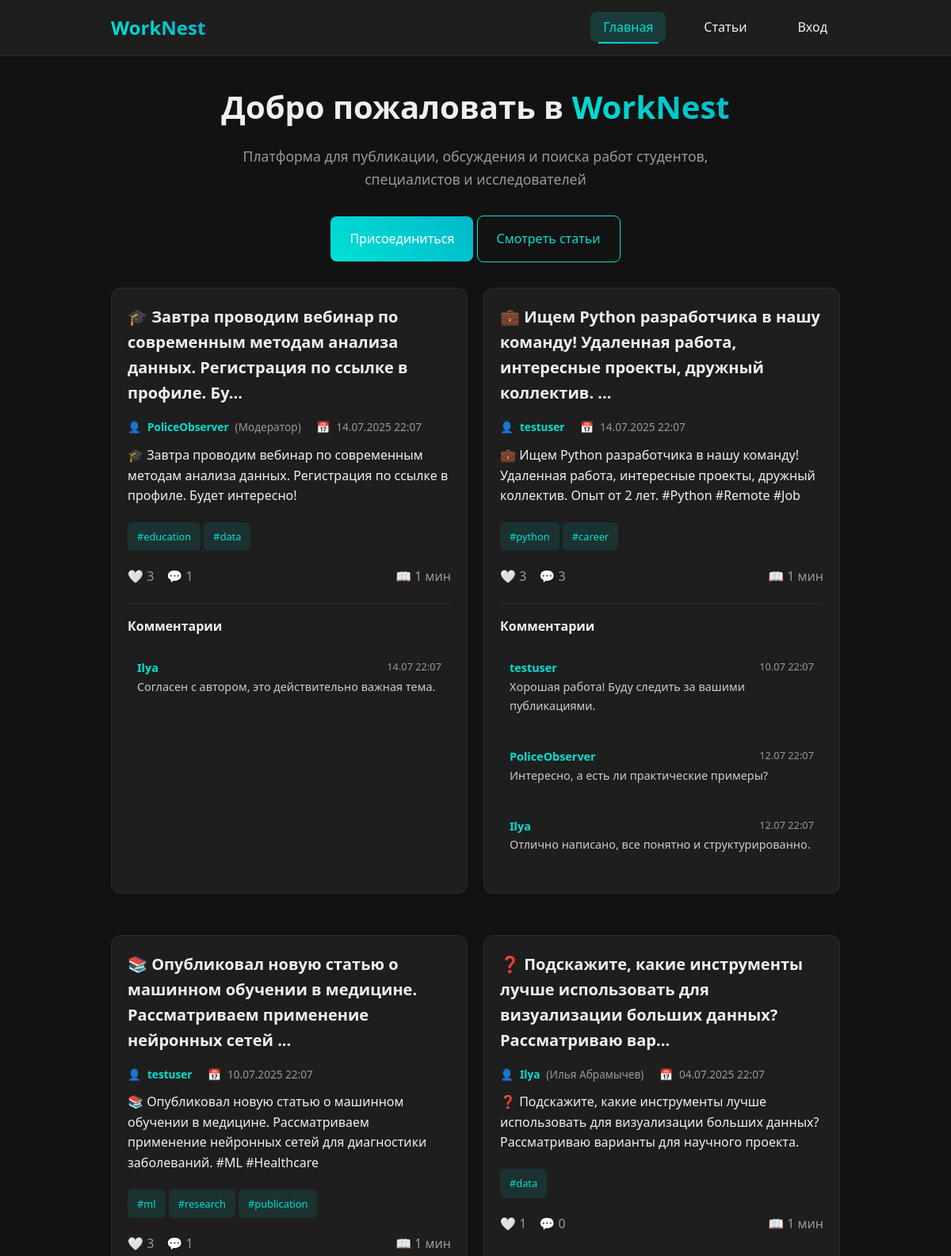
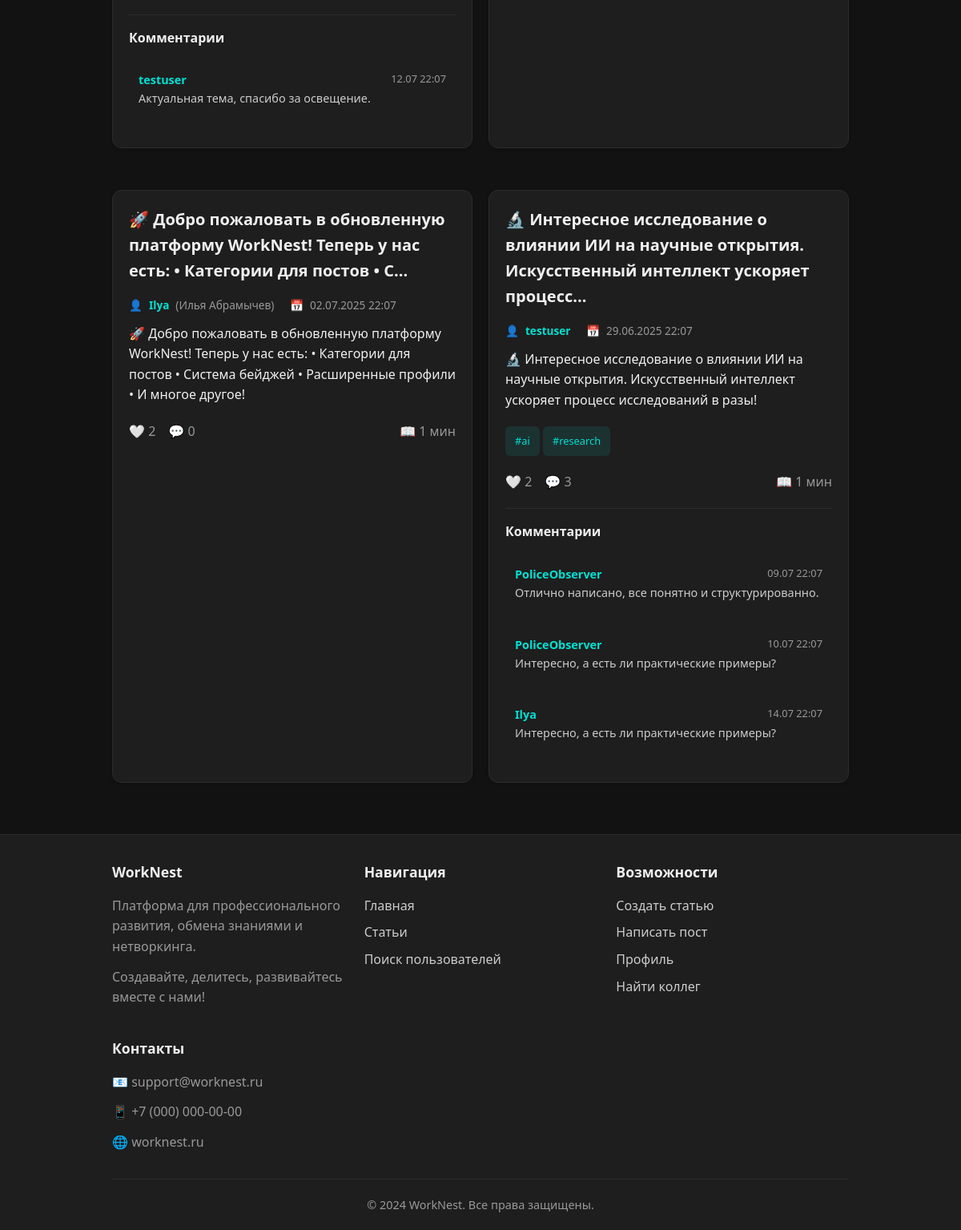
The page / on the database its author committed (2 pictures, top to bottom).
### models.py (models this page shows, shortened)
class Post(db.Model):
    id = db.Column(db.Integer, primary_key=True)
    user_id = db.Column(db.Integer, db.ForeignKey('user.id'), nullable=False)
    content = db.Column(db.Text, nullable=False)
    created_at = db.Column(db.DateTime, nullable=False, default=db.func.now())
    updated_at = db.Column(db.DateTime, nullable=True)
    image_path = db.Column(db.String(256), nullable=True)  # путь к картинке
    latitude = db.Column(db.Float, nullable=True)
    longitude = db.Column(db.Float, nullable=True)
    category_id = db.Column(db.Integer, db.ForeignKey('category.id'), nullable=True)
    is_pinned = db.Column(db.Boolean, default=False)
    is_published = db.Column(db.Boolean, default=True)
    publish_at = db.Column(db.DateTime, nullable=True)  # Для отложенной публикации
    post_type = db.Column(db.String(32), default='text')  # text, poll, announcement
    is_deleted = db.Column(db.Boolean, default=False)
    deleted_at = db.Column(db.DateTime, nullable=True)
    edit_count = db.Column(db.Integer, default=0)
    attachments = db.Column(db.Text, nullable=True)  # JSON список файлов
    preview_text = db.Column(db.String(500), nullable=True)  # Краткое описание
    user = db.relationship('User', backref=db.backref('posts', lazy=True))
    category = db.relationship('Category', backref=db.backref('posts', lazy=True))
    tags = db.relationship('Tag', secondary=post_tags, backref=db.backref('posts', lazy='dynamic'))

class User(db.Model):
    id = db.Column(db.Integer, primary_key=True)
    username = db.Column(db.String(64), unique=True, nullable=False)
    email = db.Column(db.String(120), unique=True, nullable=False)
    password_hash = db.Column(db.String(256), nullable=False)  # Увеличено до 256
    status = db.Column(db.String(64))
    show_status = db.Column(db.Boolean, default=True)
    bio = db.Column(db.Text)
    show_bio = db.Column(db.Boolean, default=True)
    avatar = db.Column(db.String(256))  # путь к файлу аватара
    full_name = db.Column(db.String(128), nullable=True)
    show_full_name = db.Column(db.Boolean, default=True)
    degree = db.Column(db.String(64), nullable=True)
    show_degree = db.Column(db.Boolean, default=True)
    interests = db.Column(db.String(256), nullable=True)
    show_interests = db.Column(db.Boolean, default=True)
    organization = db.Column(db.String(128), nullable=True)
    show_organization = db.Column(db.Boolean, default=True)
    location = db.Column(db.String(128), nullable=True)
    show_location = db.Column(db.Boolean, default=True)
    scholar_links = db.Column(db.String(512), nullable=True)  # ссылки через запятую или json
    show_scholar_links = db.Column(db.Boolean, default=True)
    website = db.Column(db.String(256), nullable=True)
    show_website = db.Column(db.Boolean, default=True)
    birthdate = db.Column(db.String(32), nullable=True)  # строкой для простоты
    show_birthdate = db.Column(db.Boolean, default=True)
    public_email = db.Column(db.String(120), nullable=True)
    show_public_email = db.Column(db.Boolean, default=True)
    telegram = db.Column(db.String(64), nullable=True)
    show_telegram = db.Column(db.Boolean, default=True)
    last_seen = db.Column(db.DateTime, default=datetime.utcnow)
    is_online = db.Column(db.Boolean, default=False)
    role = db.Column(db.String(32), default='user')  # user, moderator, admin
    is_banned = db.Column(db.Boolean, default=False)
    ban_reason = db.Column(db.String(256), nullable=True)
    ban_until = db.Column(db.DateTime, nullable=True)

class Tag(db.Model):
    id = db.Column(db.Integer, primary_key=True)
    name = db.Column(db.String(64), unique=True, nullable=False)
    description = db.Column(db.Text, nullable=True)
    color = db.Column(db.String(7), default='#00e1d3')  # Цвет тега в hex
    created_at = db.Column(db.DateTime, default=datetime.utcnow)

class Comment(db.Model):
    id = db.Column(db.Integer, primary_key=True)
    post_id = db.Column(db.Integer, db.ForeignKey('post.id'), nullable=True)
    article_id = db.Column(db.Integer, db.ForeignKey('article.id'), nullable=True)
    user_id = db.Column(db.Integer, db.ForeignKey('user.id'), nullable=False)
    content = db.Column(db.Text, nullable=False)
    created_at = db.Column(db.DateTime, nullable=False, default=db.func.now())
    updated_at = db.Column(db.DateTime, nullable=True)
    parent_id = db.Column(db.Integer, db.ForeignKey('comment.id'), nullable=True)
    is_deleted = db.Column(db.Boolean, default=False)
    deleted_at = db.Column(db.DateTime, nullable=True)
    user = db.relationship('User', backref=db.backref('comments', lazy=True))
    post = db.relationship('Post', backref=db.backref('comments', lazy=True, cascade='all, delete-orphan'))
    article = db.relationship('Article', backref=db.backref('comments', lazy=True, cascade='all, delete-orphan'))
    parent = db.relationship('Comment', remote_side=[id], backref=db.backref('replies', lazy=True))

### app.py (the view)
@app.route('/')
def index():
    user_id = session.get('user_id')
    articles_with_likes = []
    for art in articles:
        post = Post.query.filter_by(id=art['id']).first()
        if post:
            likes_count = Like.query.filter_by(post_id=post.id).count()
            liked_by_current = False
            if user_id:
                liked_by_current = Like.query.filter_by(post_id=post.id, user_id=user_id).first() is not None
            art = art.copy()
            art['likes_count'] = likes_count
            art['liked_by_current'] = liked_by_current
        else:
            art = art.copy()
            art['likes_count'] = 0
            art['liked_by_current'] = False
        articles_with_likes.append(art)
    posts = Post.query.order_by(Post.created_at.desc()).all()
    for post in posts:
        post.user = User.query.get(post.user_id)
        post.comments = Comment.query.filter_by(post_id=post.id).order_by(Comment.created_at.asc()).all()
        for comment in post.comments:
            comment.user = User.query.get(comment.user_id)
        post.likes_count = Like.query.filter_by(post_id=post.id).count()
        post.liked_by_current = False
        if user_id:
            post.liked_by_current = Like.query.filter_by(post_id=post.id, user_id=user_id).first() is not None
    seen_users = set()
    active_users = []
    for post in posts:
        if post.user.id not in seen_users:
            seen_users.add(post.user.id)
            active_users.append(post.user)
    return render_template('index.html',
                         recommended_articles=articles_with_likes[:2],
                         latest_articles=articles_with_likes,
                         posts=posts,
                         active_users=active_users)

### app.py (called while the page is built)
@app.before_request
def update_online_status():
    if 'user_id' in session:
        user = User.query.get(session['user_id'])
        if user:
            user.last_seen = datetime.utcnow()
            user.is_online = True
            db.session.commit()

@app.context_processor
def inject_user():
    user_id = session.get('user_id')
    if user_id:
        user = User.query.get(user_id)
        return dict(current_user=user, is_user_online=is_user_online)
    return dict(current_user=None, is_user_online=is_user_online)

### templates/index.html (shortened to what this page needs)
{% extends "base.html" %}
{% block content %}
<div class="fade-in">
    {% if not current_user %}
        <div class="text-center mb-4">
            <h1 style="color: #f0f0f0; font-size: 2.5rem; margin-bottom: 1rem;">
                Добро пожаловать в
                <span style="background: linear-gradient(45deg, #00e1d3, #00b8cc); -webkit-background-clip: text; -webkit-text-fill-color: transparent; background-clip: text;">
                    WorkNest
                </span>
            </h1>
            <p class="text-muted" style="font-size: 1.1rem; max-width: 600px; margin: 0 auto;">
                Платформа для публикации, обсуждения и поиска работ студентов, специалистов и исследователей
            </p>
        </div>
        <div class="text-center mb-4">
            <a href="/reg_login" class="btn btn-primary btn-lg">Присоединиться</a>
            <a href="/articles" class="btn btn-outline btn-lg">Смотреть статьи</a>
        </div>
    {% endif %}
    {% if posts %}
        <div class="grid grid-2">
            {% for post in posts %}
                <article class="card fade-in">
                    <h3 class="mb-2">
                        <a href="/user/{{ post.user.username }}" style="color: var(--text-primary); text-decoration: none;">
                            {{ post.content[:100] }}{% if post.content|length > 100 %}...{% endif %}
                        </a>
                    </h3>
                    <div class="meta">
                        <div class="meta-item">
                            <span>👤</span>
                            <strong style="color: var(--accent-primary);">{{ post.user.username }}</strong>
                            {% if post.user.full_name %}
                                ({{ post.user.full_name }})
                            {% endif %}
                        </div>
                        <div class="meta-item">
                            <span>📅</span>
                            <span>{{ post.created_at.strftime('%d.%m.%Y %H:%M') }}</span>
                        </div>
                    </div>
                    <div class="mb-3">
                        {{ post.content|safe }}
                    </div>
                    {% if post.tags %}
                        <div class="mb-3">
                            {% for tag in post.tags %}
                                <a href="/tag/{{ tag.id }}" class="tag tag-clickable">
                                    #{{ tag.name }}
                                </a>
                            {% endfor %}
                        </div>
                    {% endif %}
                    <div class="flex flex-between flex-center">
                        <div class="flex flex-gap">
                            {% if current_user %}
                                <form method="POST" action="/like/{{ post.id }}" style="display: inline;">
                                    <button type="submit" class="btn btn-sm btn-outline" style="border: none; background: none; color: var(--text-muted);">
                                        {% if post.is_liked_by(current_user) %}
                                            ❤️ {{ post.likes_count }}
                                        {% else %}
                                            🤍 {{ post.likes_count }}
                                        {% endif %}
                                    </button>
                                </form>
                            {% else %}
                                <span class="text-muted">🤍 {{ post.likes_count }}</span>
                            {% endif %}
                            <span class="text-muted">💬 {{ post.comments|length }}</span>
                        </div>
                        <span class="text-muted">
                            📖 {{ (post.content|length / 200)|round|int }} мин
                        </span>
                    </div>
                    {% if post.comments %}
                        <div class="mt-3" style="border-top: 1px solid var(--border-color); padding-top: var(--padding-md);">
                            <h4 class="mb-2" style="font-size: 1rem;">Комментарии</h4>
                            {% for comment in post.comments[:3] %}
                                <div class="mb-2" style="padding: var(--padding-sm); background-color: var(--bg-secondary); border-radius: var(--radius-sm);">
                                    <div class="flex flex-between">
                                        <strong style="color: var(--accent-primary); font-size: 0.9rem;">
                                            {{ comment.user.username }}
                                        </strong>
                                        <span class="text-muted" style="font-size: 0.8rem;">
                                            {{ comment.created_at.strftime('%d.%m %H:%M') }}
                                        </span>
                                    </div>
                                    <p style="margin: 0; font-size: 0.9rem; color: var(--text-secondary);">
                                        {{ comment.content }}
                                    </p>
                                </div>
                            {% endfor %}
                        </div>
                    {% endif %}
                </article>
            {% endfor %}
        </div>
    {% endif %}
</div>
{% endblock %}

### static/worknest.css (style rules this page uses)
* { margin: 0; padding: 0; box-sizing: border-box; }
:root { --bg-primary: #121212; --bg-secondary: #1e1e1e; --bg-card: #1e1e1e; --border-color: #2c2c2c; --text-primary: #f0f0f0; --text-secondary: #ccc; --text-muted: #999; --accent-primary: #00e1d3; --accent-secondary: #00b8cc; --accent-hover: #00f0e2; --error: #ff4757; --success: #2ed573; --warning: #ffa502; --padding-xs: 0.5rem; --padding-sm: 0.75rem; --padding-md: 1rem; --padding-lg: 1.25rem; --padding-xl: 1.5rem; --padding-xxl: 2rem; --radius-sm: 6px; --radius-md: 8px; --radius-lg: 12px; --radius-xl: 16px; --shadow-sm: 0 2px 4px rgba(0, 0, 0, 0.1); --shadow-md: 0 4px 8px rgba(0, 0, 0, 0.15); --shadow-lg: 0 8px 16px rgba(0, 0, 0, 0.2); --shadow-hover: 0 12px 24px rgba(0, 225, 211, 0.15); }
body { font-family: 'Segoe UI', Tahoma, Geneva, Verdana, sans-serif; font-size: 16px; line-height: 1.6; background-color: var(--bg-primary); color: var(--text-primary); min-height: 100vh; display: flex; flex-direction: column; }
.card { background-color: var(--bg-card); border: 1px solid var(--border-color); border-radius: var(--radius-lg); padding: var(--padding-lg); margin-bottom: var(--padding-xxl); transition: all 0.3s ease; position: relative; overflow: hidden; box-shadow: var(--shadow-sm); }
.card::before { content: ''; position: absolute; top: 0; left: 0; right: 0; height: 3px; background: linear-gradient(90deg, var(--accent-primary), var(--accent-secondary)); opacity: 0; transition: opacity 0.3s ease; }
.card h2, .card h3 { color: var(--text-primary); margin-bottom: var(--padding-md); font-weight: 600; }
.card h3 { font-size: 1.25rem; }
.card p { color: var(--text-secondary); margin-bottom: var(--padding-md); line-height: 1.7; }
.btn { display: inline-flex; align-items: center; justify-content: center; gap: var(--padding-xs); padding: var(--padding-sm) var(--padding-lg); border: none; border-radius: var(--radius-md); font-size: 0.9rem; font-weight: 500; text-decoration: none; cursor: pointer; transition: all 0.3s ease; position: relative; overflow: hidden; min-height: 40px; }
.btn-primary { background: linear-gradient(45deg, var(--accent-primary), var(--accent-secondary)); color: white; box-shadow: var(--shadow-sm); }
.btn-outline { background: transparent; color: var(--accent-primary); border: 1px solid var(--accent-primary); }
.btn-lg { padding: var(--padding-md) var(--padding-xl); font-size: 1rem; min-height: 48px; }
.tag { display: inline-block; padding: var(--padding-xs) var(--padding-sm); background-color: rgba(0, 225, 211, 0.1); color: var(--accent-primary); border-radius: var(--radius-sm); font-size: 0.8rem; font-weight: 500; text-decoration: none; transition: all 0.3s ease; cursor: pointer; }
.tag-clickable { cursor: pointer; }
.meta { color: var(--text-muted); font-size: 0.85rem; margin-bottom: var(--padding-sm); }
.meta-item { display: inline-flex; align-items: center; gap: var(--padding-xs); margin-right: var(--padding-md); }
.grid { display: grid; gap: var(--padding-lg); }
.grid-2 { grid-template-columns: repeat(auto-fit, minmax(300px, 1fr)); }
.flex { display: flex; }
.flex-center { align-items: center; justify-content: center; }
.flex-between { justify-content: space-between; }
.flex-gap { gap: var(--padding-md); }
.text-center { text-align: center; }
.text-muted { color: var(--text-muted); }
.mb-2 { margin-bottom: var(--padding-md); }
.mb-3 { margin-bottom: var(--padding-lg); }
.mb-4 { margin-bottom: var(--padding-xxl); }
.mt-3 { margin-top: var(--padding-lg); }
.fade-in { animation: fadeIn 0.6s ease-out; }

### rows shown on the page
Post: content "🎓 Завтра проводим вебинар по современным методам анализа данных. Регистрация по ссылке в профиле. Бу", user.username "PoliceObserver", user.full_name "Модератор", created_at "14.07.2025 22:07", content "🎓 Завтра проводим вебинар по современным методам анализа данных. Регистрация по ссылке в профиле. Будет интересно!", likes_count "3", comments|length "1", content "1"
Tag: name "education"
Tag: name "data"
Comment: user.username "Ilya", created_at "14.07 22:07", content "Согласен с автором, это действительно важная тема."
Post: content "💼 Ищем Python разработчика в нашу команду! Удаленная работа, интересные проекты, дружный коллектив.", user.username "testuser", created_at "14.07.2025 22:07", content "💼 Ищем Python разработчика в нашу команду! Удаленная работа, интересные проекты, дружный коллектив. Опыт от 2 лет. #Python #Remote #Job", likes_count "3", comments|length "3", content "1"
Tag: name "python"
Tag: name "career"
Comment: user.username "testuser", created_at "10.07 22:07", content "Хорошая работа! Буду следить за вашими публикациями."
Comment: user.username "PoliceObserver", created_at "12.07 22:07", content "Интересно, а есть ли практические примеры?"
Comment: user.username "Ilya", created_at "12.07 22:07", content "Отлично написано, все понятно и структурированно."
Post: content "📚 Опубликовал новую статью о машинном обучении в медицине. Рассматриваем применение нейронных сетей", user.username "testuser", created_at "10.07.2025 22:07", content "📚 Опубликовал новую статью о машинном обучении в медицине. Рассматриваем применение нейронных сетей для диагностики заболеваний. #ML #Healthcare", likes_count "3", comments|length "1", content "1"
Tag: name "ml"
Tag: name "research"
Tag: name "publication"
Comment: user.username "testuser", created_at "12.07 22:07", content "Актуальная тема, спасибо за освещение."
Post: content "❓ Подскажите, какие инструменты лучше использовать для визуализации больших данных? Рассматриваю вар", user.username "Ilya", user.full_name "Илья Абрамычев", created_at "04.07.2025 22:07", content "❓ Подскажите, какие инструменты лучше использовать для визуализации больших данных? Рассматриваю варианты для научного проекта.", likes_count "1", comments|length "0", content "1"
Post: content "🚀 Добро пожаловать в обновленную платформу WorkNest! Теперь у нас есть: • Категории для постов • С", user.username "Ilya", user.full_name "Илья Абрамычев", created_at "02.07.2025 22:07", content "🚀 Добро пожаловать в обновленную платформу WorkNest! Теперь у нас есть: • Категории для постов • Система бейджей • Расширенные профили • И многое другое!", likes_count "2", comments|length "0", content "1"
Post: content "🔬 Интересное исследование о влиянии ИИ на научные открытия. Искусственный интеллект ускоряет процесс", user.username "testuser", created_at "29.06.2025 22:07", content "🔬 Интересное исследование о влиянии ИИ на научные открытия. Искусственный интеллект ускоряет процесс исследований в разы!", likes_count "2", comments|length "3", content "1"
Tag: name "ai"
Comment: user.username "PoliceObserver", created_at "09.07 22:07", content "Отлично написано, все понятно и структурированно."
Comment: user.username "PoliceObserver", created_at "10.07 22:07", content "Интересно, а есть ли практические примеры?"
Comment: user.username "Ilya", created_at "14.07 22:07", content "Интересно, а есть ли практические примеры?"
